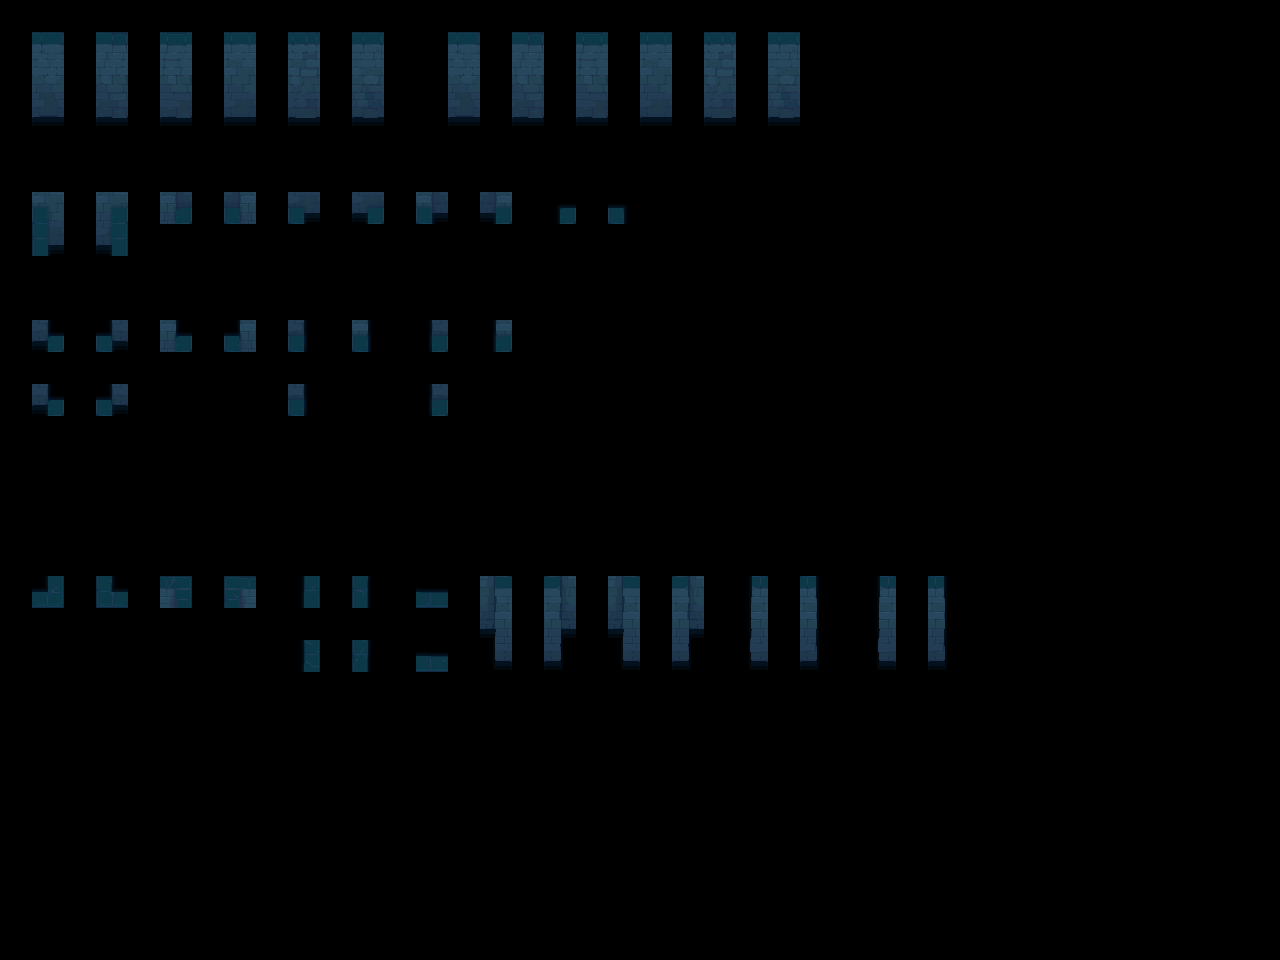

This is a level from a 2D game, rendered from its Tiled map with the project's own tilesets. A one-line summary and the complete map file follow:
An orthogonal 40x30 tile map with 32x32 px tiles, 2 tile layers (input_wall-1-2-3, output_wall-1-2-3) and 5 objects.

<map version="1.10" tiledversion="1.11.2" orientation="orthogonal" renderorder="right-down" width="40" height="30" tilewidth="32" tileheight="32" infinite="0" nextlayerid="4" nextobjectid="7">
 <properties>
  <property name="MatchInOrder" type="bool" value="true" />
 </properties>
 <tileset firstgid="1" source="../Tilesets/Tileset - wall 3.tsx" />
 <layer id="1" name="input_wall-1-2-3" width="40" height="30" opacity="0.83">
  <data encoding="csv">
0,0,0,0,0,0,0,0,0,0,0,0,0,0,0,0,0,0,0,0,0,0,0,0,0,0,0,0,0,0,0,0,0,0,0,0,0,0,0,0,
0,67,0,67,0,67,0,67,0,67,0,67,0,0,67,0,67,0,67,0,67,0,67,0,67,0,0,0,0,0,0,0,0,0,0,0,0,0,0,0,
0,83,0,83,0,83,0,83,0,83,0,83,0,0,83,0,83,0,83,0,83,0,83,0,83,0,0,0,0,0,0,0,0,0,0,0,0,0,0,0,
0,99,0,99,0,99,0,99,0,99,0,99,0,0,99,0,99,0,99,0,99,0,99,0,99,0,0,0,0,0,0,0,0,0,0,0,0,0,0,0,
0,0,0,0,0,0,0,0,0,0,0,0,0,0,0,0,0,0,0,0,0,0,0,0,0,0,0,0,0,0,0,0,0,0,0,0,0,0,0,0,
0,0,0,0,0,0,0,0,0,0,0,0,0,0,0,0,0,0,0,0,0,0,0,0,0,0,0,0,0,0,0,0,0,0,0,0,0,0,0,0,
0,6,0,8,0,12,0,44,0,38,0,40,0,58,0,74,0,17,0,21,0,0,0,0,0,0,0,0,0,0,0,0,0,0,0,0,0,0,0,0,
0,22,0,24,0,0,0,0,0,0,0,0,0,0,0,0,0,0,0,0,0,0,0,0,0,0,0,0,0,0,0,0,0,0,0,0,0,0,0,0,
0,0,0,0,0,0,0,0,0,0,0,0,0,0,0,0,0,0,0,0,0,0,0,0,0,0,0,0,0,0,0,0,0,0,0,0,0,0,0,0,
0,0,0,0,0,0,0,0,0,0,0,0,0,0,0,0,0,0,0,0,0,0,0,0,0,0,0,0,0,0,0,0,0,0,0,0,0,0,0,0,
0,76,0,108,0,109,0,125,0,102,0,118,0,104,0,120,0,0,0,0,0,0,0,0,0,0,0,0,0,0,0,0,0,0,0,0,0,0,0,0,
0,0,0,0,0,0,0,0,0,0,0,0,0,0,0,0,0,0,0,0,0,0,0,0,0,0,0,0,0,0,0,0,0,0,0,0,0,0,0,0,
0,30,0,29,0,0,0,0,0,13,0,0,0,15,0,0,0,0,0,0,0,0,0,0,0,0,0,0,0,0,0,0,0,0,0,0,0,0,0,0,
0,0,0,0,0,0,0,0,0,0,0,0,0,0,0,0,0,0,0,0,0,0,0,0,0,0,0,0,0,0,0,0,0,0,0,0,0,0,0,0,
0,0,0,0,0,0,0,0,0,0,0,0,0,0,0,0,0,0,0,0,0,0,0,0,0,0,0,0,0,0,0,0,0,0,0,0,0,0,0,0,
0,0,0,0,0,0,0,0,0,0,0,0,0,0,0,0,0,0,0,0,0,0,0,0,0,0,0,0,0,0,0,0,0,0,0,0,0,0,0,0,
0,0,0,0,0,0,0,0,0,0,0,0,0,0,0,0,0,0,0,0,0,0,0,0,0,0,0,0,0,0,0,0,0,0,0,0,0,0,0,0,
0,0,0,0,0,0,0,0,0,0,0,0,0,0,0,0,0,0,0,0,0,0,0,0,0,0,0,0,0,0,0,0,0,0,0,0,0,0,0,0,
0,18,0,20,0,50,0,52,0,33,0,37,0,3,0,66,0,68,0,66,0,68,0,49,0,53,0,49,0,53,0,0,0,0,0,0,0,0,0,0,
0,0,0,0,0,0,0,0,0,0,0,0,0,0,0,82,0,84,0,82,0,84,0,65,0,69,0,65,0,69,0,0,0,0,0,0,0,0,0,0,
0,0,0,0,0,0,0,0,0,33,0,37,0,3,0,98,0,100,0,98,0,100,0,81,0,85,0,81,0,85,0,0,0,0,0,0,0,0,0,0,
0,0,0,0,0,0,0,0,0,0,0,0,0,0,0,0,0,0,0,0,0,0,0,0,0,0,0,0,0,0,0,0,0,0,0,0,0,0,0,0,
0,0,0,0,0,0,0,0,0,0,0,0,0,0,0,0,0,0,0,0,0,0,0,0,0,0,0,0,0,0,0,0,0,0,0,0,0,0,0,0,
0,0,0,0,0,0,0,0,0,0,0,0,0,0,0,0,0,0,0,0,0,0,0,0,0,0,0,0,0,0,0,0,0,0,0,0,0,0,0,0,
0,0,0,0,0,0,0,0,0,0,0,0,0,0,0,0,0,0,0,0,0,0,0,0,0,0,0,0,0,0,0,0,0,0,0,0,0,0,0,0,
0,0,0,0,0,0,0,0,0,0,0,0,0,0,0,0,0,0,0,0,0,0,0,0,0,0,0,0,0,0,0,0,0,0,0,0,0,0,0,0,
0,0,0,0,0,0,0,0,0,0,0,0,0,0,0,0,0,0,0,0,0,0,0,0,0,0,0,0,0,0,0,0,0,0,0,0,0,0,0,0,
0,0,0,0,0,0,0,0,0,0,0,0,0,0,0,0,0,0,0,0,0,0,0,0,0,0,0,0,0,0,0,0,0,0,0,0,0,0,0,0,
0,0,0,0,0,0,0,0,0,0,0,0,0,0,0,0,0,0,0,0,0,0,0,0,0,0,0,0,0,0,0,0,0,0,0,0,0,0,0,0,
0,0,0,0,0,0,0,0,0,0,0,0,0,0,0,0,0,0,0,0,0,0,0,0,0,0,0,0,0,0,0,0,0,0,0,0,0,0,0,0
</data>
 </layer>
 <layer id="2" name="output_wall-1-2-3" width="40" height="30">
  <data encoding="csv">
0,0,0,0,0,0,0,0,0,0,0,0,0,0,0,0,0,0,0,0,0,0,0,0,0,0,0,0,0,0,0,0,0,0,0,0,0,0,0,0,
0,145,0,146,0,147,0,148,0,149,0,150,0,0,152,0,153,0,154,0,155,0,156,0,157,0,0,0,0,0,0,0,0,0,0,0,0,0,0,0,
0,161,0,162,0,163,0,164,0,165,0,166,0,0,168,0,169,0,170,0,171,0,172,0,173,0,0,0,0,0,0,0,0,0,0,0,0,0,0,0,
0,177,0,178,0,179,0,180,0,181,0,182,0,0,184,0,185,0,186,0,187,0,188,0,189,0,0,0,0,0,0,0,0,0,0,0,0,0,0,0,
0,0,0,0,0,0,0,0,0,0,0,0,0,0,0,0,0,0,0,0,0,0,0,0,0,0,0,0,0,0,0,0,0,0,0,0,0,0,0,0,
0,0,0,0,0,0,0,0,0,0,0,0,0,0,0,0,0,0,0,0,0,0,0,0,0,0,0,0,0,0,0,0,0,0,0,0,0,0,0,0,
0,7,0,9,0,28,0,60,0,39,0,41,0,59,0,75,0,2,0,4,0,0,0,0,0,0,0,0,0,0,0,0,0,0,0,0,0,0,0,0,
0,23,0,25,0,0,0,0,0,0,0,0,0,0,0,0,0,0,0,0,0,0,0,0,0,0,0,0,0,0,0,0,0,0,0,0,0,0,0,0,
0,0,0,0,0,0,0,0,0,0,0,0,0,0,0,0,0,0,0,0,0,0,0,0,0,0,0,0,0,0,0,0,0,0,0,0,0,0,0,0,
0,0,0,0,0,0,0,0,0,0,0,0,0,0,0,0,0,0,0,0,0,0,0,0,0,0,0,0,0,0,0,0,0,0,0,0,0,0,0,0,
0,92,0,124,0,110,0,126,0,103,0,119,0,105,0,121,0,0,0,0,0,0,0,0,0,0,0,0,0,0,0,0,0,0,0,0,0,0,0,0,
0,0,0,0,0,0,0,0,0,0,0,0,0,0,0,0,0,0,0,0,0,0,0,0,0,0,0,0,0,0,0,0,0,0,0,0,0,0,0,0,
0,46,0,45,0,0,0,0,0,14,0,0,0,16,0,0,0,0,0,0,0,0,0,0,0,0,0,0,0,0,0,0,0,0,0,0,0,0,0,0,
0,0,0,0,0,0,0,0,0,0,0,0,0,0,0,0,0,0,0,0,0,0,0,0,0,0,0,0,0,0,0,0,0,0,0,0,0,0,0,0,
0,0,0,0,0,0,0,0,0,0,0,0,0,0,0,0,0,0,0,0,0,0,0,0,0,0,0,0,0,0,0,0,0,0,0,0,0,0,0,0,
0,0,0,0,0,0,0,0,0,0,0,0,0,0,0,0,0,0,0,0,0,0,0,0,0,0,0,0,0,0,0,0,0,0,0,0,0,0,0,0,
0,0,0,0,0,0,0,0,0,0,0,0,0,0,0,0,0,0,0,0,0,0,0,0,0,0,0,0,0,0,0,0,0,0,0,0,0,0,0,0,
0,0,0,0,0,0,0,0,0,0,0,0,0,0,0,0,0,0,0,0,0,0,0,0,0,0,0,0,0,0,0,0,0,0,0,0,0,0,0,0,
0,193,0,194,0,209,0,210,0,195,0,196,0,197,0,198,0,199,0,200,0,201,0,202,0,203,0,204,0,205,0,0,0,0,0,0,0,0,0,0,
0,0,0,0,0,0,0,0,0,0,0,0,0,0,0,214,0,215,0,216,0,217,0,218,0,219,0,220,0,221,0,0,0,0,0,0,0,0,0,0,
0,0,0,0,0,0,0,0,0,211,0,212,0,213,0,230,0,231,0,232,0,233,0,234,0,235,0,236,0,237,0,0,0,0,0,0,0,0,0,0,
0,0,0,0,0,0,0,0,0,0,0,0,0,0,0,0,0,0,0,0,0,0,0,0,0,0,0,0,0,0,0,0,0,0,0,0,0,0,0,0,
0,0,0,0,0,0,0,0,0,0,0,0,0,0,0,0,0,0,0,0,0,0,0,0,0,0,0,0,0,0,0,0,0,0,0,0,0,0,0,0,
0,0,0,0,0,0,0,0,0,0,0,0,0,0,0,0,0,0,0,0,0,0,0,0,0,0,0,0,0,0,0,0,0,0,0,0,0,0,0,0,
0,0,0,0,0,0,0,0,0,0,0,0,0,0,0,0,0,0,0,0,0,0,0,0,0,0,0,0,0,0,0,0,0,0,0,0,0,0,0,0,
0,0,0,0,0,0,0,0,0,0,0,0,0,0,0,0,0,0,0,0,0,0,0,0,0,0,0,0,0,0,0,0,0,0,0,0,0,0,0,0,
0,0,0,0,0,0,0,0,0,0,0,0,0,0,0,0,0,0,0,0,0,0,0,0,0,0,0,0,0,0,0,0,0,0,0,0,0,0,0,0,
0,0,0,0,0,0,0,0,0,0,0,0,0,0,0,0,0,0,0,0,0,0,0,0,0,0,0,0,0,0,0,0,0,0,0,0,0,0,0,0,
0,0,0,0,0,0,0,0,0,0,0,0,0,0,0,0,0,0,0,0,0,0,0,0,0,0,0,0,0,0,0,0,0,0,0,0,0,0,0,0,
0,0,0,0,0,0,0,0,0,0,0,0,0,0,0,0,0,0,0,0,0,0,0,0,0,0,0,0,0,0,0,0,0,0,0,0,0,0,0,0
</data>
 </layer>
 <objectgroup id="3" name="rule_options" offsetx="-10.6667" offsety="-16.6667">
  <object id="1" x="22" y="28" width="131" height="124.667">
   <properties>
    <property name="Disabled" type="bool" value="false" />
    <property name="Probability" type="float" value="0.4" />
   </properties>
  </object>
  <object id="2" x="28" y="180.667" width="917.333" height="320">
   <properties>
    <property name="Disabled" type="bool" value="false" />
    <property name="Probability" type="float" value="0.25" />
   </properties>
  </object>
  <object id="4" x="29.6667" y="568.333" width="955" height="178.333">
   <properties>
    <property name="Probability" type="float" value="0.25" />
   </properties>
  </object>
  <object id="5" x="448.667" y="28.6667" width="497" height="129">
   <properties>
    <property name="Probability" type="float" value="0.15" />
   </properties>
  </object>
  <object id="6" x="162.667" y="29" width="243.333" height="123.667">
   <properties>
    <property name="Probability" type="float" value="0.25" />
   </properties>
  </object>
 </objectgroup>
</map>
